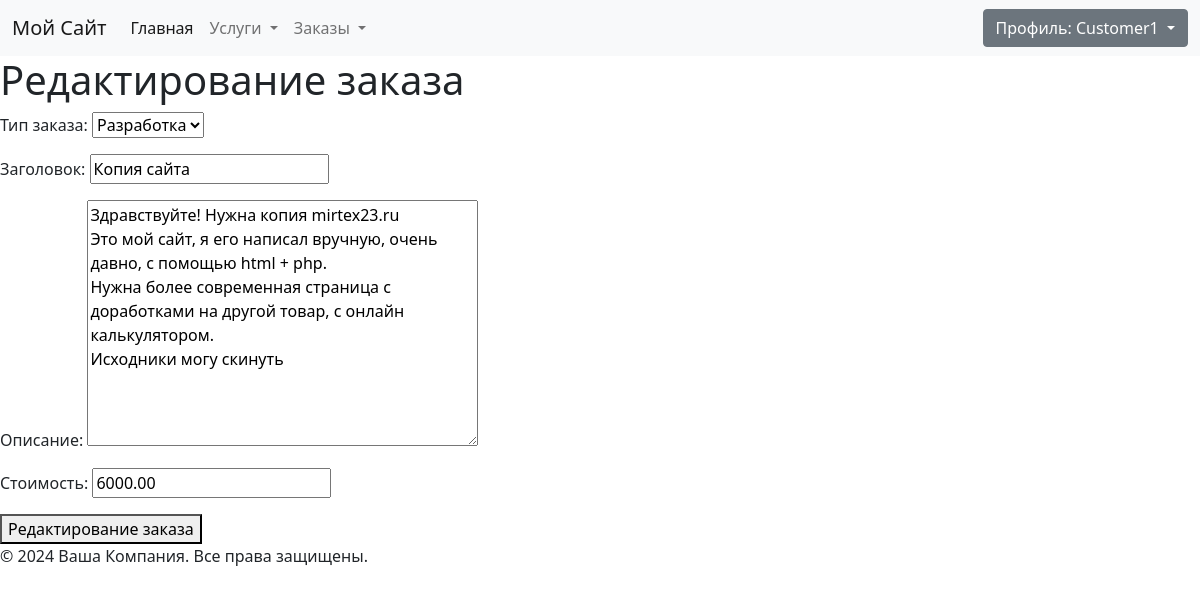
Page /orders/edit/9 (signed in) on the committed database.
### freelance/models.py (models this page shows)
class Order(models.Model):
    order_type = models.CharField(
        max_length=11,
        choices=Service.ServicesType.choices,
        default="design",
        verbose_name="Тип заказа",
    )
    title = models.CharField(max_length=255, verbose_name="Заголовок")
    description = models.TextField(verbose_name="Описание")
    created_at = models.DateTimeField(
        auto_now_add=True, verbose_name="Создан", null=True
    )
    updated_at = models.DateTimeField(auto_now=True, verbose_name="Обновлен", null=True)
    price = models.DecimalField(
        verbose_name="Стоимость", max_digits=10, decimal_places=2, default=0
    )
    customer = models.ForeignKey(
        Customer,
        on_delete=models.CASCADE,
        related_name="customers",
        blank=True,
        null=True,
        verbose_name="Заказчик",
    )
    executor = models.ForeignKey(
        Executor,
        on_delete=models.CASCADE,
        related_name="executors",
        blank=True,
        null=True,
        verbose_name="Исполнитель",
    )
    order_taken = models.BooleanField(default=False, verbose_name="Заказ сделан")
    order_taken_at = models.DateTimeField(
        null=True, blank=True, verbose_name="Время принятия заказа"
    )

### freelance/views.py (the view, shortened to what this page needs)
# urls.py: path("orders/edit/<int:pk>", OrderEditView.as_view(), name="order-edit"),
class OrderEditView(LoginRequiredMixin, UserPassesTestMixin, UpdateView):
    template_name = "freelance/orders/order_create.html"
    form_class = OrderForm
    model = Order
    success_url = reverse_lazy(
        "freelance:order-success"
    )  # Укажите URL для перенаправления после успешного создания
    def get_context_data(self, **kwargs):
        if (
                Order.objects.get(id=self.kwargs["pk"]).customer is None
                or self.request.user.userprofile
                != Order.objects.get(id=self.kwargs["pk"]).customer.profile
                or not self.request.user.is_authenticated
        ):
            raise PermissionDenied
        context = super().get_context_data(**kwargs)
        context["title_label"] = "Редактирование заказа"
        return context
    def test_func(self):
        obj = self.get_object()
        return obj.customer.profile == self.request.user.userprofile

### freelance/forms.py (shortened to what this page needs)
class OrderForm(forms.ModelForm):
    class Meta:
        model = Order
        fields = ["order_type", "title", "description", "price"]

### templates/freelance/orders/order_create.html (shortened to what this page needs)
{% extends 'basic/base.html' %}
{% block content %}
<h1>{{ title_label }}</h1>
<form method="post">
    {{ form.as_p }}
    <button type="submit">{{ title_label }}</button>
</form>
{% endblock %}

### templates/basic/includes/login.html (shortened to what this page needs)
{% if user.is_authenticated %}
<div class="dropdown">
    <button class="btn btn-secondary dropdown-toggle" type="button" id="dropdownMenuButton1"
        data-bs-toggle="dropdown" aria-expanded="false">
        Профиль: {{ user.username }}
    </button>
</div>
{% endif %}

### rows in the picture
Order: order_type "Разработка", title "Копия сайта", description "Здравствуйте! Нужна копия mirtex23.ru Это мой сайт, я его написал вручную, очень давно, с помощью html + php. Нужна более современная страница с доработками на другой товар, с онлайн калькулятором. Исходники могу скинуть", price "6000.00"

### other values in the picture
{{ user.username }} "Customer1"
{{ title_label }} "Редактирование заказа"
